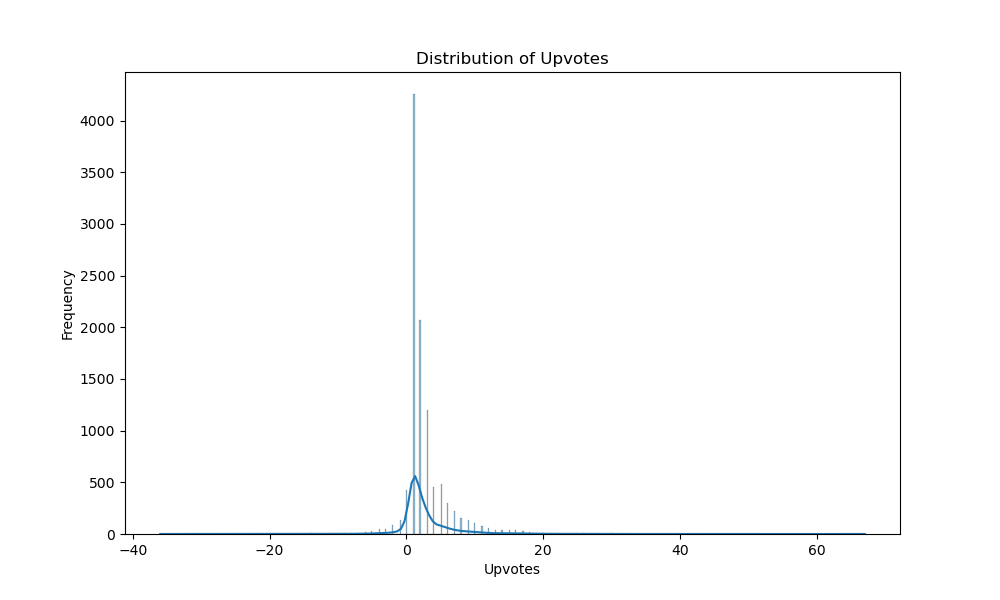

The Python source for this figure:
import pandas as pd
import matplotlib.pyplot as plt
import seaborn as sns

# Load the CSV data into a DataFrame
df = pd.read_csv('/Users/kevinsherla/AAAA/USC/CSCI DEEEEEEEEP L/STEP 1/elonmusk/kev reddit?/reddit_data_comments.csv')

# Distribution of upvotes
plt.figure(figsize=(10, 6))
sns.histplot(df['ups'], kde=True)
plt.title('Distribution of Upvotes')
plt.xlabel('Upvotes')
plt.ylabel('Frequency')
plt.show()
